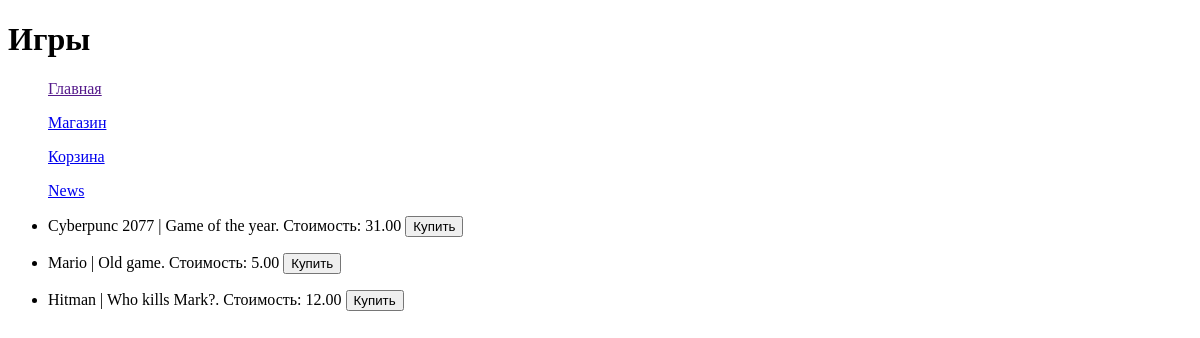
The page /platform/games/ on the database as committed earlier.
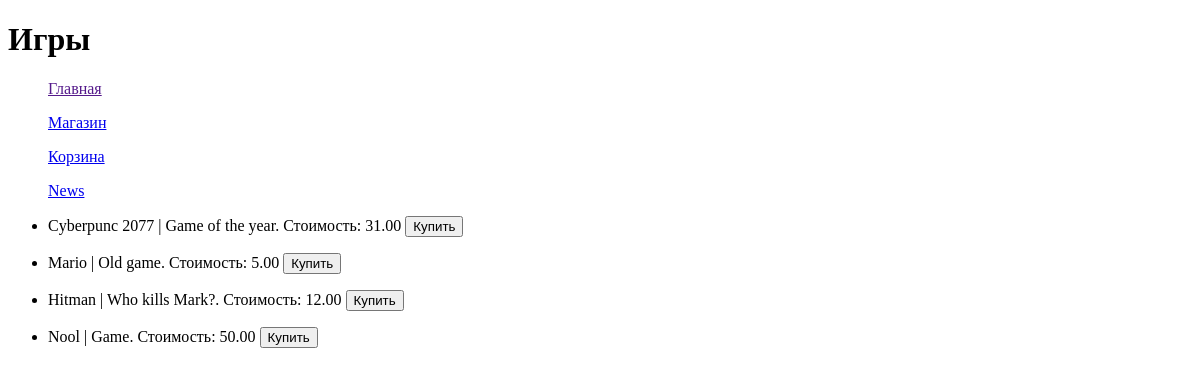
The same page on the database as committed later.
### task1/models.py (models this page shows)
class Game(models.Model):
    title = models.CharField(max_length=100)
    cost = models.DecimalField(max_digits=10, decimal_places=2)
    size = models.DecimalField(max_digits=10, decimal_places=5)
    description = models.TextField()
    age_limited = models.BooleanField(default=False)
    buyer = models.ManyToManyField(Bayer, related_name='game_buyer')

### task1/views.py (the view)
# urls.py: path('platform/games/', func_template_first),
def func_template_first(request):   #отображение записей из таблицы Game
    games = Game.objects.all()  # заполнение списка games записями из таблицы Game
    context = {
        'games': games,
    }
    return render(request,'first_page.html',context)

### templates/first_page.html (shortened to what this page needs)
{% extends './menu.html' %}
{% block pagename %}
    <h1>Игры</h1>
{% endblock %}
{% block content %}
    <ul>
        {% for i in games %}
        <li><p>{{i.title}} | {{i.description}}. Стоимость: {{i.cost}} <button>Купить</button></p></li>
        {% endfor %}
    </ul>
{% endblock %}

Rows that differ between the two databases and show on the page:
added Game: title "Nool", description "Game", cost "50.00"
